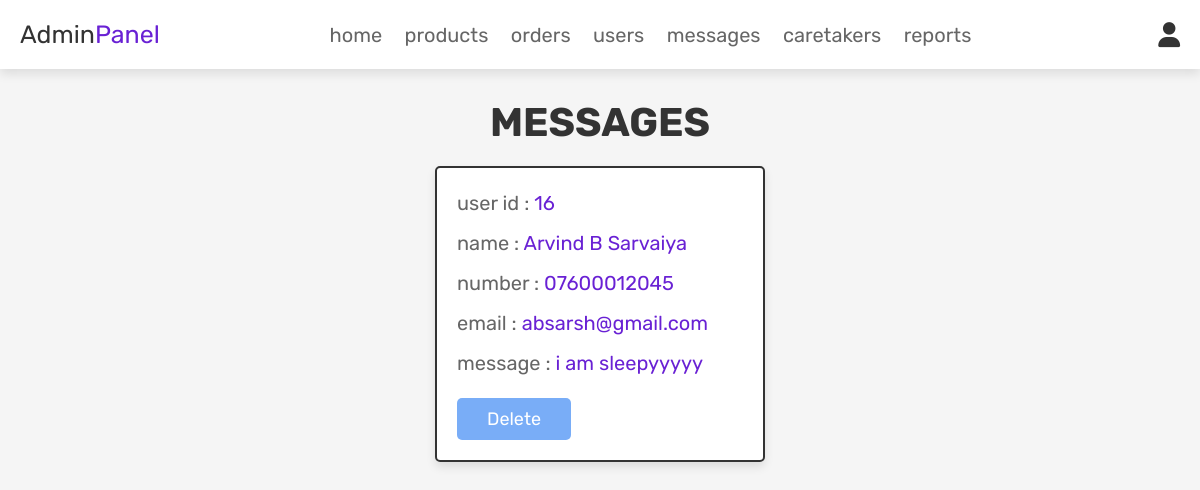
/admin_contacts.php (signed in), run on the app's committed database.
### tables this page shows
CREATE TABLE `message` (
  `id` int(100) NOT NULL,
  `user_id` int(100) NOT NULL,
  `name` varchar(100) NOT NULL,
  `email` varchar(100) NOT NULL,
  `number` varchar(12) NOT NULL,
  `message` varchar(500) NOT NULL
);

### admin_contacts.php (the view, shortened to what this page needs)
<!DOCTYPE html>
<html lang="en">
<head>
   <link rel="stylesheet" href="https://cdnjs.cloudflare.com/ajax/libs/font-awesome/6.0.0/css/all.min.css">
   <link rel="stylesheet" href="css/admin_style.css">
</head>
<body>
<?php @include 'admin_header.php'; ?>
<section class="messages">
   <h1 class="title">messages</h1>
   <div class="box-container">
      <?php
       $select_message = mysqli_query($conn, "SELECT * FROM `message`") or die('query failed');
       if(mysqli_num_rows($select_message) > 0){
          while($fetch_message = mysqli_fetch_assoc($select_message)){
      ?>
      <div class="box">
         <p>user id : <span><?php echo $fetch_message['user_id']; ?></span> </p>
         <p>name : <span><?php echo $fetch_message['name']; ?></span> </p>
         <p>number : <span><?php echo $fetch_message['number']; ?></span> </p>
         <p>email : <span><?php echo $fetch_message['email']; ?></span> </p>
         <p>message : <span><?php echo $fetch_message['message']; ?></span> </p>
         <a href="admin_contacts.php?delete=<?php echo $fetch_message['id']; ?>" onclick="return confirm('delete this message?');" class="delete-btn">delete</a>
      </div>
      <?php
         }
      }else{
         echo '<p class="empty">you have no messages!</p>';
      }
      ?>
   </div>
</section>
</body>
</html>

### css/admin_style.css (style rules this page uses)
:root { --purple:#6921d4; --red:#c0392b; --orange:#79adf7; --black:#333; --white:#fff; --light-color:#666; --light-white:#ccc; --light-bg:#f5f5f5; --msg:#2bf779; --border:.2rem solid var(--black); --box-shadow:0 .5rem 1rem rgba(0,0,0,.1); }
* { font-family: 'Rubik', sans-serif; margin:0; padding:0; box-sizing: border-box; outline: none; border:none; text-decoration: none; transition:all .2s linear; }
html { font-size: 62.5%; overflow-x: hidden; scroll-behavior: smooth; scroll-padding-top: 6.5rem; }
body { background: var(--light-bg); }
section { padding:3rem 2rem; }
.title { text-align: center; margin-bottom: 2rem; color:var(--black); text-transform: uppercase; font-size: 4rem; }
.btn, .delete-btn, .option-btn { display: inline-block; border-radius: .5rem; margin-top: 1rem; font-size: 1.8rem; color:#fff; cursor: pointer; padding:1rem 3rem; text-transform: capitalize; }
.delete-btn { background-color: var(--orange); }
.messages .box-container { display: grid; grid-template-columns: repeat(auto-fit, 33rem); gap:1.5rem; align-items: flex-start; max-width: 1200px; margin: 0 auto; justify-content: center; }
.messages .box-container .box { padding:2rem; border:var(--border); background-color: var(--white); box-shadow: var(--box-shadow); border-radius: .5rem; }
.messages .box-container .box p { font-size: 2rem; color:var(--light-color); margin-bottom: 1rem; line-height: 1.5; }
.messages .box-container .box p span { color:var(--purple); }

### data on the page
message: user "16", name "Arvind B Sarvaiya", number "07600012045", email "absarsh@gmail.com", message "i am sleepyyyyy"
